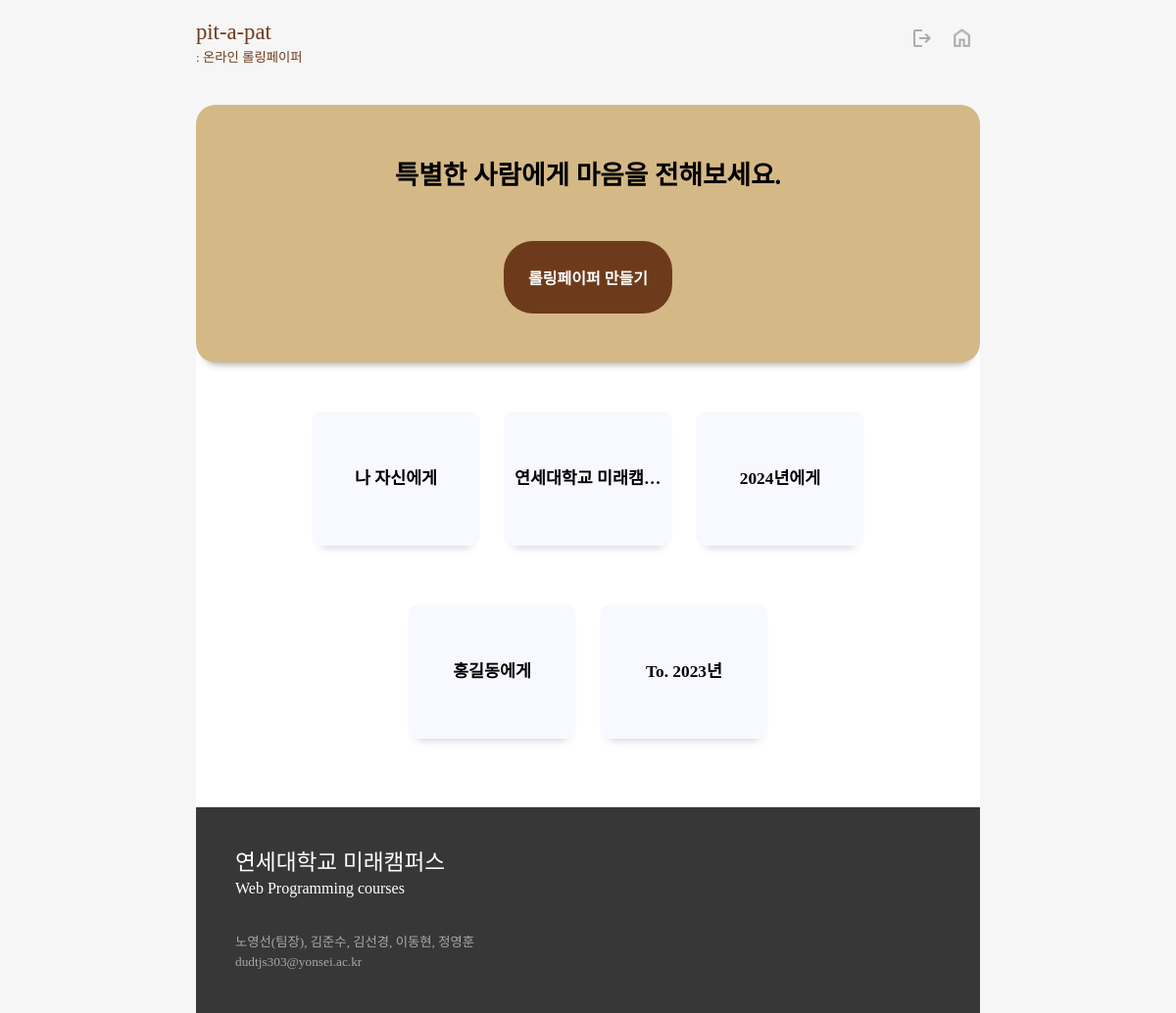
The page / (signed in) on the database its author committed.
### papers/models.py (models this page shows)
class Rolling_paper(models.Model) :
    paper_number = models.AutoField(primary_key=True)
    nickname = models.ForeignKey(Auth_User, on_delete=models.CASCADE, to_field="username", db_column="nickname")
    subject = models.CharField(max_length=50, default="Untitled")
    users = models.IntegerField(default=0)
    created = models.DateTimeField(default=timezone.now)
    completed = models.DateTimeField(null=True)
    class Meta :
        db_table = "Paper"

### main/views.py (the view)
# urls.py: path('', include('main.urls')),
def main(request):
    paper = None
    paper_list = []
    err_msg = ""
    if 'err_msg' in request.session :
        err_msg = request.session['err_msg']
        request.session['err_msg'] = ""
    if True :
        paper = Rolling_paper.objects.all().order_by("-paper_number").values()
    else :
        paper = Rolling_paper.objects.filter(nickname=request.user.username).order_by("-paper_number").values()
    i = 0
    for dic in paper :
        paper_list.append(dic)
        i += 1
    context = {
        "papers" : paper_list,
        "err_msg" : err_msg,
    }
    return render(request, 'main/main.html', context)

### main/templates/main/main.html (shortened to what this page needs)
<!DOCTYPE html>
{% load static %}
<html lang="ko">
<head>
  <link rel="stylesheet" href="{% static 'css/main.css' %}">
</head>
<body>
  <header>
    <div id="title_wrap"  onclick="location.href='{% url 'main:main' %}'">
      <div id="title">pit-a-pat</div>
      <div id="subtitle">: 온라인 롤링페이퍼</div>
    </div>
    {% if user.is_active %}
    <div id="header_btn_wrap">
      <button type="button" id="logout_btn" onclick="location.href='{% url 'users:logout_view' %}'">
        <img src="static/img/logout.png">
      </button>
      <button type="button" id="home_btn" onclick="location.href='{% url 'users:my_page' %}'">
        <img src="static/img/home.png">
      </button>
    </div>
    {% else %}
    <div id="header_btn_wrap">
      <button type="button" id="home_btn" onclick="location.href='{% url 'users:my_page' %}'">
        <img src="static/img/home.png">
      </button>
    </div>
    {% endif %}
  </header>
  <div id="content_wrap">
    <div id="first_content">
      특별한 사람에게 마음을 전해보세요.
      <div>
        {% if user.is_active %}
        <form method="post" action="{% url 'papers:createPaper' %}">
          <button type="submit" id="create_paper_btn">롤링페이퍼 만들기</button>
        </form>
        {% else %}
        <button type="button" id="create_paper_btn" onclick="location.href='{% url 'users:login_view' %}'">롤링페이퍼
          만들기</button>
        {% endif %}
      </div>
    </div>
    <div id="second_content">
      {% for i in papers %}
      <div class="rolling_paper">
        <a href="{% url 'papers:loadPaper' i.paper_number %}">
          <div class="rolling_paper_subject">{{ i.subject }}</div>
        </a>
      </div>
      {% endfor %}
    </div>
  </div>
  <footer>
    <div id="footer_content_wrap">
      <div id="first_footer_content">연세대학교 미래캠퍼스</div>
      <div id="second_footer_content">Web Programming courses</div>
      <br><br>
      <div id="third_footer_content">노영선(팀장), 김준수, 김선경, 이동현, 정영훈
        <br>
        dudtjs303@yonsei.ac.kr
      </div>
    </div>
  </footer>
</body>
</html>

### static/css/main.css (style rules this page uses)
body { font-family: 'JeonjuCraftGoR'; background-color: #F6F6F6; padding: 0; margin: 0; height: 100%; width: 800px; margin-left: auto; margin-right: auto; }
header { z-index: 3; background-color: #F6F6F6; top: 0; position: sticky; display: flex; justify-content: space-between; color: #6D3B1C; width: 800px; padding: 20px 0; margin: 0 auto; }
a { text-decoration: none; color: black; }
button { border: 0; background-color: transparent; }
#title_wrap { cursor: pointer; }
#title { font-family: 'PartialSansKR-Regular'; font-size: 17pt; }
#subtitle { font-family: 'JeonjuCraftGoR'; font-size: 10pt; margin-top: 2px; }
#header_btn_wrap { padding-top: 5px; }
#logout_btn { text-align: right; opacity: 0.3; cursor: pointer; }
#home_btn { cursor: pointer; opacity: 0.3; }
#home_btn img { width: 25px; }
#content_wrap { margin-left: auto; margin-right: auto; width: 800px; }
#first_content { position: relative; top: 20px; z-index: 2; height: 100%; background-color: #D4B886; border-radius: 20px; padding: 50px 40px; font-size: 20pt; font-weight: 600; text-align: center; box-shadow: 0 10px 10px -10px gray; font-family: 'KCCChassam'; }
#create_paper_btn { margin-top: 50px; border: 0; color: white; background-color: #6D3B1C; font-size: 12pt; font-weight: 600; font-family: 'JeonjuCraftGoR'; padding: 25px; border-radius: 30px; }
#create_paper_btn { cursor: pointer; }
#second_content { padding: 40px; z-index: 1; height: 100%; text-align: center; background-color: white; }
.rolling_paper { border: 1px solid #FBFBFB; background-color: #F8F8FF; box-shadow: 0 10px 10px -10px #BEC5D0; font-size: 13pt; margin: 30px 10px; padding: 10px; width: 150px; height: 115px; display: inline-block; border-radius: 10px; font-weight: 600; }
.rolling_paper_subject { text-align: center; white-space: nowrap; text-overflow: ellipsis; overflow: hidden; line-height: 115px; }
footer { margin-left: auto; margin-right: auto; width: 800px; height: 210px; background-color: #383737; }
#footer_content_wrap { color: white; padding: 40px; }
#first_footer_content { font-family: 'PartialSansKR-Regular'; line-height: 1.5em; font-size: 17pt; }
#third_footer_content { font-size: 10pt; line-height: 1.5em; color: #a8a8a8; }

### rows shown on the page
Rolling_paper: subject "나 자신에게"
Rolling_paper: subject "연세대학교 미래캠…"
Rolling_paper: subject "2024년에게"
Rolling_paper: subject "홍길동에게"
Rolling_paper: subject "To. 2023년"
